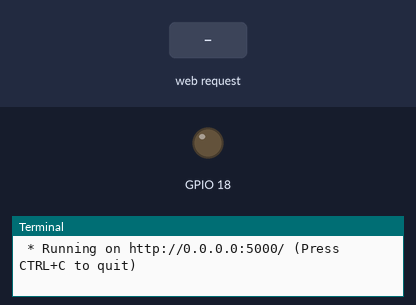
Bench run of a program on a simulated Raspberry Pi (BCM pin numbers). On the bench: output pins drawn as LEDs (lit = HIGH), the last lines printed to the terminal. The test bench sets the inputs (shaded band). The clock reads 2024-03-15 10:24:30 at power-on unless the program sets it.

Above: at 1.2 s.
1.3 s: HTTP request for /toggle received
At 1.9 s:
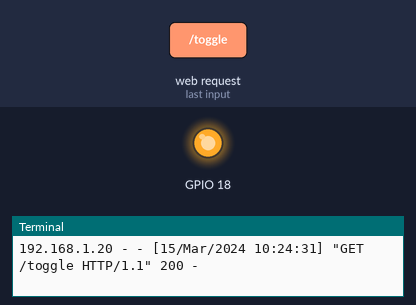
2.8 s: HTTP request for / received
Timing chart, 0 to 5.8 s (numbered marks = the images above; inputs shaded):
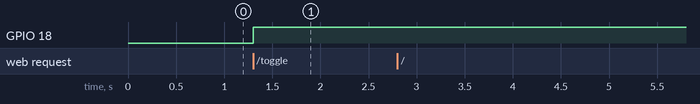

Measured:
- after the input at 1.3 s, GPIO 18: LOW → HIGH at once

The program:

server.py
```python
from flask import Flask, render_template_string
import RPi.GPIO as GPIO

app = Flask(__name__)

GPIO.setmode(GPIO.BCM)
GPIO.setwarnings(False)
GPIO.setup(18, GPIO.OUT)

led_state = False

HTML = """
<!DOCTYPE html>
<html>
<head>
    <title>LED Control</title>
    <meta name="viewport" content="width=device-width, initial-scale=1">
    <style>
        body {
            display: flex;
            justify-content: center;
            align-items: center;
            height: 100vh;
            margin: 0;
            font-family: Arial, sans-serif;
            background: #1a1a2e;
        }
        .container { text-align: center; }
        h1 { color: white; margin-bottom: 30px; }
        .btn {
            padding: 20px 60px;
            font-size: 24px;
            border: none;
            border-radius: 12px;
            cursor: pointer;
            color: white;
            transition: background 0.3s;
        }
        .btn-on { background: #e94560; }
        .btn-on:hover { background: #c81e45; }
        .btn-off { background: #0f3460; }
        .btn-off:hover { background: #16213e; }
        .status {
            color: #aaa;
            margin-top: 20px;
            font-size: 18px;
        }
        .dot {
            display: inline-block;
            width: 12px; height: 12px;
            border-radius: 50%;
            margin-right: 8px;
        }
        .dot-on { background: #00ff88; box-shadow: 0 0 10px #00ff88; }
        .dot-off { background: #555; }
    </style>
</head>
<body>
    <div class="container">
        <h1>LED Control</h1>
        <a href="/toggle">
            <button class="btn {{ 'btn-on' if state else 'btn-off' }}">
                {{ 'Turn OFF' if state else 'Turn ON' }}
            </button>
        </a>
        <div class="status">
            <span class="dot {{ 'dot-on' if state else 'dot-off' }}"></span>
            LED is {{ 'ON' if state else 'OFF' }}
        </div>
    </div>
</body>
</html>
"""

@app.route("/")
def index():
    return render_template_string(HTML, state=led_state)

@app.route("/toggle")
def toggle():
    global led_state
    led_state = not led_state
    GPIO.output(18, GPIO.HIGH if led_state else GPIO.LOW)
    return render_template_string(HTML, state=led_state)

if __name__ == "__main__":
    try:
        app.run(host="0.0.0.0", port=5000)
    finally:
        GPIO.cleanup()
```
